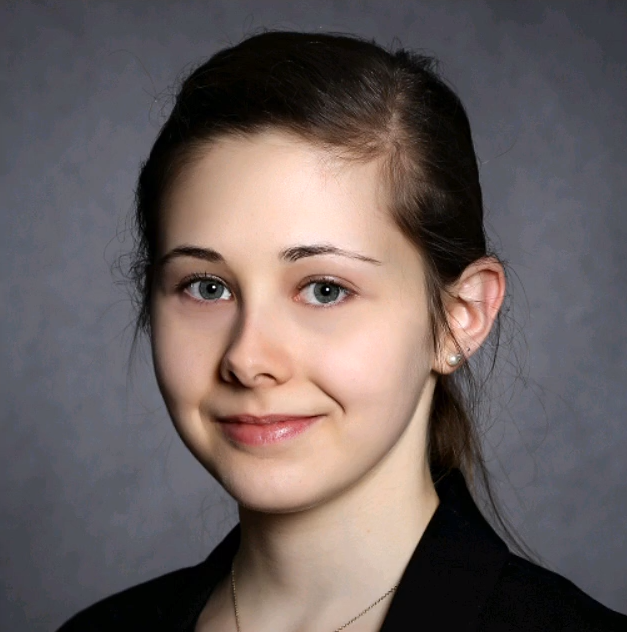
#> input picture complex/girl-beauty.bmp, 627 x 632 px; the run also reads 1 picture not shown here
$ python imgResize.py
#> lines starting #> are read from the running program, lines starting #| are printed output that depends on the picture
import tkinter as tk
import os
from tkinter import filedialog
from PIL import Image


root = tk.Tk()
root.withdraw()

Folderpath = filedialog.askdirectory()  #获得选择好的文件夹
#> the answer given: .
print(Folderpath)
filenames = os.listdir(Folderpath)
for filename in filenames:
    image = Image.open(Folderpath + '/' + filename)
#> image is the input picture: PIL image 627x632 RGB; mean R, G, B 106.2, 95.3, 94.1
    image = image.resize((384, 512))
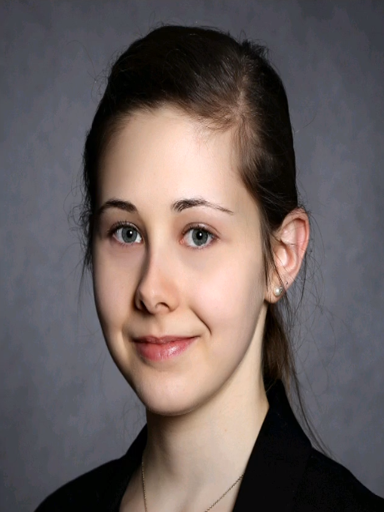
#> image: PIL image 384x512 RGB; mean R, G, B 106.2, 95.3, 94.1
#> (the run stopped early here; a loop or call above may not have finished)
